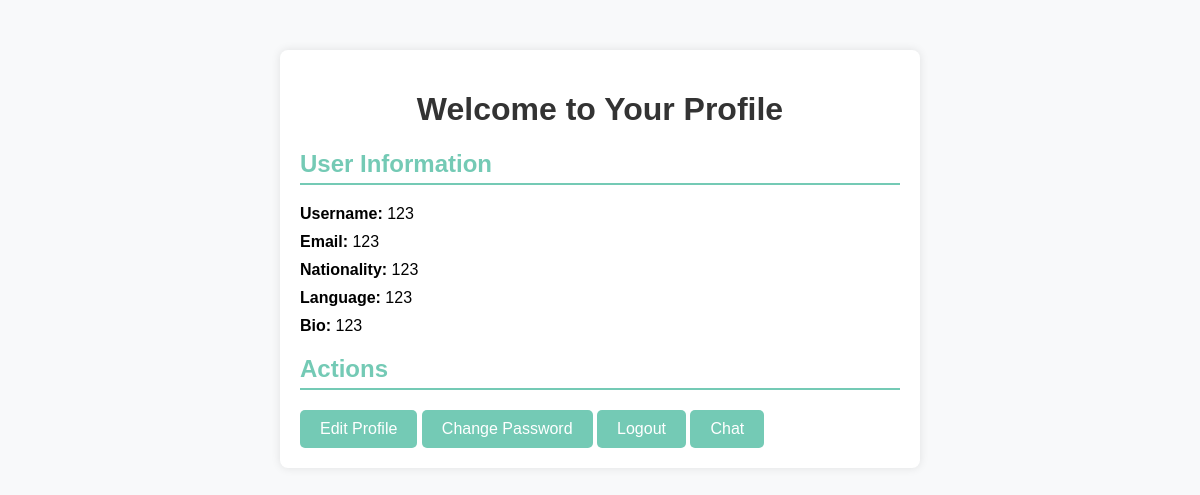
Screenshot of /profile (signed in) with the database file from the repository.
### app.py (models this page shows)
class User(db.Model):
    __tablename__ = 'users'
    id = db.Column(db.Integer, primary_key=True)
    email = db.Column(db.String(100), unique=True, nullable=False)
    username = db.Column(db.String(50), unique=True, nullable=False)
    password = db.Column(db.String(100), nullable=False)
    language = db.Column(db.String(40), nullable=False)
    nationality = db.Column(db.String(50), nullable=False)
    bio = db.Column(db.String(300), nullable=True)

### app.py (the view)
@app.route('/profile')
def profile():
    if 'username' in session:
        username = session['username']
        user = User.query.filter_by(username=username).first()
        if user:
            return render_template('profile.html', user=user)
        else:
            return "User not found"
    else:
        return redirect(url_for('login_page'))

### templates/profile.html (shortened to what this page needs)
<!DOCTYPE html>
<html lang="en">
<head>
</head>
<body>
<div class="container">
  <h1>Welcome to Your Profile</h1>
  <div>
    <h2>User Information</h2>
    <p><strong>Username:</strong> {{ user.username }}</p>
    <p><strong>Email:</strong> {{ user.email }}</p>
    <p><strong>Nationality:</strong> {{ user.nationality }}</p>
    <p><strong>Language:</strong> {{ user.language }}</p>
    <p><strong>Bio:</strong> {{ user.bio }}</p>
  </div>
  <div>
    <h2>Actions</h2>
    <a href="/edit-profile">Edit Profile</a>
    <a href="/change_password">Change Password</a>
    <a href="/logout">Logout</a>
    <a href="/chat">Chat</a>
  </div>
</div>
</body>
</html>

### templates/profile.html (style rules this page uses)
body { font-family: Arial, sans-serif; background-color: #f8f9fa; margin: 0; padding: 0; }
.container { max-width: 600px; margin: 50px auto; padding: 20px; background-color: #ffffff; border-radius: 8px; box-shadow: 0 0 10px rgba(0, 0, 0, 0.1); }
h1 { text-align: center; color: #333333; }
h2 { color: #74CAB5; border-bottom: 2px solid #74CAB5; padding-bottom: 5px; }
p { margin: 10px 0; }
a { display: inline-block; padding: 10px 20px; background-color: #74CAB5; color: #ffffff; text-decoration: none; border-radius: 5px; transition: background-color 0.3s; }

### rows the page displays
User: username "123", email "123", nationality "123", language "123", bio "123"
